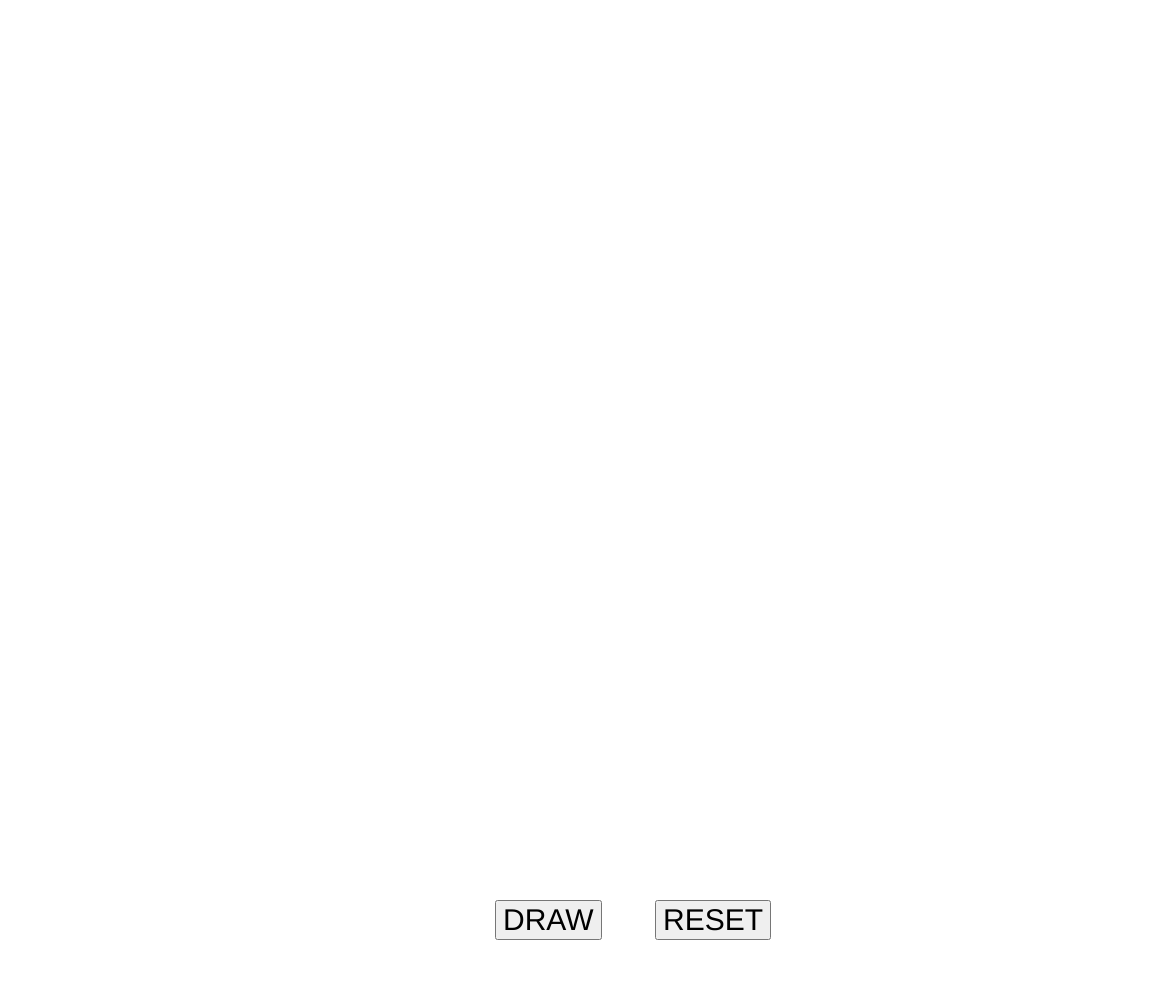
Frame 1 (no input)
Frame 60 (no input): identical to frame 1, image omitted
Frame 120 (the mouse pressed at the canvas centre since frame 60): identical to frame 1, image omitted

The p5.js sketch that drew this single still picture (run headless with seeded random() and noise() and a simulated clock; from frame 60 on, the mouse is pressed at the canvas centre):

// p5.js sketch
// ── sketch.js
let vecLocation = [];
let vecVelocity = [];
let colors = [];
let buttonDraw;
let buttonReset;

function setup() {
    createCanvas(windowWidth - 50, windowHeight);
    frameRate(60);

    buttonDraw = createButton("DRAW");
    buttonDraw.position(width / 2 - 80, height - 100);
    buttonDraw.style("font-size", "30px");
    buttonDraw.mousePressed(add);

    buttonReset = createButton("RESET");
    buttonReset.position(width / 2 + 80, height - 100);
    buttonReset.style("font-size", "30px");
    buttonReset.mousePressed(reset);
}

function draw() {
    background(255, 1);
    noStroke();

    for (let i = 0; i < vecLocation.length; i++) {
        fill(colors[i].x, colors[i].y, colors[i].z);
        ellipse(vecLocation[i].x, vecLocation[i].y, 30, 30);
        vecLocation[i].add(vecVelocity[i]);
        if (vecLocation[i].x > width || vecLocation[i].x < 0) {
            vecVelocity[i].x *= -1;
        }
        if (vecLocation[i].y > height || vecLocation[i].y < 0) {
            vecVelocity[i].y *= -1;
        }
    }
}

function add() {
    vecLocation.push(createVector(width / 2, height / 2));
    vecVelocity.push(createVector(random(-8, 8), random(-8, 8)));
    colors.push(createVector(random(255), random(255), random(255)));
}

function reset() {
    vecLocation = [];
    vecVelocity = [];
    colors = [];
    background(255);
}
